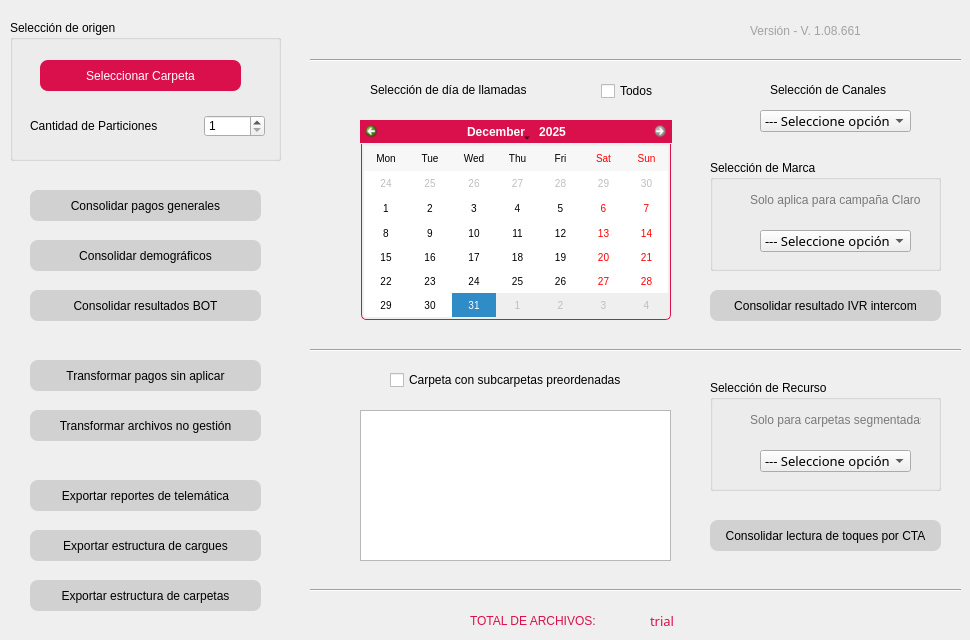
      <widget class="QWidget" name="tab">
       <attribute name="title">
        <string>Consolidado de Archivos</string>
       </attribute>
       <widget class="QPushButton" name="pushButton_Partitions_BD_2">
        <property name="geometry">
         <rect>
          <x>30</x>
          <y>480</y>
          <width>231</width>
          <height>31</height>
         </rect>
        </property>
        <property name="styleSheet">
         <string notr="true">QPushButton
{
	border-radius:8px;
	color: rgb(0, 0, 0);
	background-color: rgb(209, 209, 209);
}
QPushButton:Hover
{
	color: rgb(255, 255, 255);
	background-color: rgb(217, 16, 76);
}
QPushButton:pressed
{
	color: rgb(255, 255, 255);
	background-color: rgb(0, 0, 0);
}
</string>
        </property>
        <property name="text">
         <string>Exportar reportes de telemática</string>
        </property>
        <property name="default">
         <bool>false</bool>
        </property>
       </widget>
       <widget class="QGroupBox" name="Group_Selection_Starter_3">
        <property name="geometry">
         <rect>
          <x>10</x>
          <y>20</y>
          <width>271</width>
          <height>141</height>
         </rect>
        </property>
        <property name="styleSheet">
         <string notr="true">font: 63 10pt &quot;Bahnschrift SemiBold&quot;;</string>
        </property>
        <property name="title">
         <string>Selección de origen</string>
        </property>
        <widget class="QPushButton" name="pushButton_Select_File_3">
         <property name="geometry">
          <rect>
           <x>30</x>
           <y>40</y>
           <width>201</width>
           <height>31</height>
          </rect>
         </property>
         <property name="styleSheet">
          <string notr="true">QPushButton
{
	border-radius:8px;
	color: rgb(255, 255, 255);
	background-color: rgb(217, 16, 76);
}
QPushButton:Hover
{
	color: rgb(255, 255, 255);
	background-color: rgb(94, 94, 94);
}
QPushButton:pressed
{
	color: rgb(255, 255, 255);
	background-color: rgb(0, 0, 0);
}
</string>
         </property>
         <property name="text">
          <string>Seleccionar Carpeta</string>
         </property>
         <property name="default">
          <bool>false</bool>
         </property>
        </widget>
        <widget class="QSpinBox" name="spinBox_Partitions_3">
         <property name="geometry">
          <rect>
           <x>194</x>
           <y>95</y>
           <width>61</width>
           <height>22</height>
          </rect>
         </property>
         <property name="minimum">
          <number>1</number>
         </property>
         <property name="maximum">
          <number>50</number>
         </property>
        </widget>
        <widget class="QLabel" name="label_Partitions_3">
         <property name="geometry">
          <rect>
           <x>20</x>
           <y>90</y>
           <width>168</width>
           <height>31</height>
          </rect>
         </property>
         <property name="styleSheet">
          <string notr="true">font: 63 10pt &quot;Bahnschrift SemiBold&quot;;</string>
         </property>
         <property name="text">
          <string>Cantidad de Particiones           </string>
         </property>
        </widget>
       </widget>
       <widget class="QPushButton" name="pushButton_Partitions_BD_3">
        <property name="geometry">
         <rect>
          <x>30</x>
          <y>190</y>
          <width>231</width>
          <height>31</height>
         </rect>
        </property>
        <property name="styleSheet">
         <string notr="true">QPushButton
{
	border-radius:8px;
	color: rgb(0, 0, 0);
	background-color: rgb(209, 209, 209);
}
QPushButton:Hover
{
	color: rgb(255, 255, 255);
	background-color: rgb(217, 16, 76);
}
QPushButton:pressed
{
	color: rgb(255, 255, 255);
	background-color: rgb(0, 0, 0);
}
</string>
        </property>
        <property name="text">
         <string>Consolidar pagos generales</string>
        </property>
        <property name="default">
         <bool>false</bool>
        </property>
       </widget>
       <widget class="QPushButton" name="pushButton_Partitions_BD_4">
        <property name="geometry">
         <rect>
          <x>30</x>
          <y>290</y>
          <width>231</width>
          <height>31</height>
         </rect>
        </property>
        <property name="styleSheet">
         <string notr="true">QPushButton
{
	border-radius:8px;
	color: rgb(0, 0, 0);
	background-color: rgb(209, 209, 209);
}
QPushButton:Hover
{
	color: rgb(255, 255, 255);
	background-color: rgb(217, 16, 76);
}
QPushButton:pressed
{
	color: rgb(255, 255, 255);
	background-color: rgb(0, 0, 0);
}
</string>
        </property>
        <property name="text">
         <string>Consolidar resultados BOT</string>
        </property>
        <property name="default">
         <bool>false</bool>
        </property>
       </widget>
       <widget class="QPushButton" name="pushButton_Partitions_BD_5">
        <property name="geometry">
         <rect>
          <x>30</x>
          <y>240</y>
          <width>231</width>
          <height>31</height>
         </rect>
        </property>
        <property name="styleSheet">
         <string notr="true">QPushButton
{
	border-radius:8px;
	color: rgb(0, 0, 0);
	background-color: rgb(209, 209, 209);
}
QPushButton:Hover
{
	color: rgb(255, 255, 255);
	background-color: rgb(217, 16, 76);
}
QPushButton:pressed
{
	color: rgb(255, 255, 255);
	background-color: rgb(0, 0, 0);
}
</string>
        </property>
        <property name="text">
         <string>Consolidar demográficos</string>
        </property>
        <property name="default">
         <bool>false</bool>
        </property>
       </widget>
       <widget class="QLabel" name="label_LOGO_3">
        <property name="geometry">
         <rect>
          <x>420</x>
          <y>15</y>
          <width>109</width>
          <height>31</height>
         </rect>
        </property>
        <property name="text">
         <string/>
        </property>
        <property name="pixmap">
         <pixmap>../resources/ico/Logo_Label.png</pixmap>
        </property>
        <property name="scaledContents">
         <bool>true</bool>
        </property>
       </widget>
       <widget class="QLabel" name="label_Version_Control_3">
        <property name="geometry">
         <rect>
          <x>750</x>
          <y>20</y>
          <width>201</width>
          <height>21</height>
         </rect>
        </property>
        <property name="styleSheet">
         <string notr="true">color: rgb(162, 162, 162);
font: italic 10pt &quot;MS Sans Serif&quot;;</string>
        </property>
        <property name="text">
         <string>Versión - V. 1.08.661</string>
        </property>
       </widget>
       <widget class="Line" name="line_Vertical_Tittle_2">
        <property name="geometry">
         <rect>
          <x>310</x>
          <y>50</y>
          <width>651</width>
          <height>20</height>
         </rect>
        </property>
        <property name="orientation">
         <enum>Qt::Horizontal</enum>
        </property>
       </widget>
       <widget class="QPushButton" name="pushButton_Partitions_BD_9">
        <property name="geometry">
         <rect>
          <x>710</x>
          <y>290</y>
          <width>231</width>
          <height>31</height>
         </rect>
        </property>
        <property name="styleSheet">
         <string notr="true">QPushButton
{
	border-radius:8px;
	color: rgb(0, 0, 0);
	background-color: rgb(209, 209, 209);
}
QPushButton:Hover
{
	color: rgb(255, 255, 255);
	background-color: rgb(217, 16, 76);
}
QPushButton:pressed
{
	color: rgb(255, 255, 255);
	background-color: rgb(0, 0, 0);
}
</string>
        </property>
        <property name="text">
         <string>Consolidar resultado IVR intercom</string>
        </property>
        <property name="default">
         <bool>false</bool>
        </property>
       </widget>
       <widget class="QComboBox" name="comboBox_Benefits_2">
        <property name="geometry">
         <rect>
          <x>760</x>
          <y>110</y>
          <width>151</width>
          <height>22</height>
         </rect>
        </property>
        <property name="font">
         <font>
          <family>Bahnschrift Light</family>
          <pointsize>10</pointsize>
          <weight>3</weight>
          <italic>false</italic>
          <bold>false</bold>
         </font>
        </property>
        <property name="styleSheet">
         <string notr="true">font: 25 10pt &quot;Bahnschrift Light&quot;;</string>
        </property>
        <item>
         <property name="text">
          <string>--- Seleccione opción</string>
         </property>
        </item>
        <item>
         <property name="text">
          <string>Transaccionales</string>
         </property>
        </item>
        <item>
         <property name="text">
          <string>IVR Intercom</string>
         </property>
        </item>
        <item>
         <property name="text">
          <string>Todo</string>
         </property>
        </item>
       </widget>
       <widget class="QLabel" name="label_Benefits_2">
        <property name="geometry">
         <rect>
          <x>770</x>
          <y>80</y>
          <width>131</width>
          <height>20</height>
         </rect>
        </property>
        <property name="styleSheet">
         <string notr="true">/*color: rgb(217, 16, 76);*/
font: 63 10pt &quot;Bahnschrift SemiBold&quot;;</string>
        </property>
        <property name="text">
         <string>Selección de Canales</string>
        </property>
       </widget>
       <widget class="QGroupBox" name="Group_Selection_Starter_6">
        <property name="geometry">
         <rect>
          <x>710</x>
          <y>160</y>
          <width>231</width>
          <height>111</height>
         </rect>
        </property>
        <property name="styleSheet">
         <string notr="true">font: 63 10pt &quot;Bahnschrift SemiBold&quot;;</string>
        </property>
        <property name="title">
         <string>Selección de Marca</string>
        </property>
        <widget class="QLabel" name="label_Benefits_3">
         <property name="geometry">
          <rect>
           <x>40</x>
           <y>30</y>
           <width>171</width>
           <height>20</height>
          </rect>
         </property>
         <property name="styleSheet">
          <string notr="true">/*color: rgb(217, 16, 76);*/
font: 63 10pt &quot;Bahnschrift&quot;;
color: rgb(121, 121, 121);</string>
         </property>
         <property name="text">
          <string>Solo aplica para campaña Claro</string>
         </property>
        </widget>
        <widget class="QComboBox" name="comboBox_Benefits_3">
         <property name="geometry">
          <rect>
           <x>50</x>
           <y>70</y>
           <width>151</width>
           <height>22</height>
          </rect>
         </property>
         <property name="font">
          <font>
           <family>Bahnschrift Light</family>
           <pointsize>10</pointsize>
           <weight>3</weight>
           <italic>false</italic>
           <bold>false</bold>
          </font>
         </property>
         <property name="styleSheet">
          <string notr="true">font: 25 10pt &quot;Bahnschrift Light&quot;;</string>
         </property>
         <item>
          <property name="text">
           <string>--- Seleccione opción</string>
          </property>
         </item>
         <item>
          <property name="text">
           <string>Todo</string>
          </property>
         </item>
         <item>
          <property name="text">
           <string>0</string>
          </property>
         </item>
         <item>
          <property name="text">
           <string>30</string>
          </property>
         </item>
         <item>
          <property name="text">
           <string>60</string>
          </property>
         </item>
         <item>
          <property name="text">
           <string>90</string>
          </property>
         </item>
         <item>
          <property name="text">
           <string>120</string>
          </property>
         </item>
         <item>
          <property name="text">
           <string>150</string>
          </property>
         </item>
         <item>
          <property name="text">
           <string>180</string>
          </property>
         </item>
         <item>
          <property name="text">
           <string>210</string>
          </property>
         </item>
         <item>
          <property name="text">
           <string>castigo</string>
          </property>
         </item>
         <item>
          <property name="text">
           <string>churn</string>
          </property>
         </item>
         <item>
          <property name="text">
           <string>potencial</string>
          </property>
         </item>
         <item>
          <property name="text">
           <string>potencial a castigar</string>
          </property>
         </item>
         <item>
          <property name="text">
           <string>prechurn</string>
          </property>
         </item>
         <item>
          <property name="text">
           <string>prepotencial</string>
          </property>
         </item>
         <item>
          <property name="text">
           <string>preprovision</string>
          </property>
         </item>
         <item>
          <property name="text">
           <string>provision</string>
          </property>
         </item>
        </widget>
       </widget>
       <widget class="QCalendarWidget" name="calendarWidget_2">
        <property name="enabled">
         <bool>true</bool>
        </property>
        <property name="geometry">
         <rect>
          <x>360</x>
          <y>120</y>
          <width>312</width>
          <height>201</height>
         </rect>
        </property>
        <property name="minimumSize">
         <size>
          <width>312</width>
          <height>180</height>
         </size>
        </property>
        <property name="font">
         <font>
          <italic>false</italic>
         </font>
        </property>
        <property name="focusPolicy">
         <enum>Qt::ClickFocus</enum>
        </property>
        <property name="contextMenuPolicy">
         <enum>Qt::DefaultContextMenu</enum>
        </property>
        <property name="styleSheet">
         <string notr="true">#qt_calendar_navigationbar{

	background-color: rgb(217, 16, 76);
}

#qt_calendar_prevmonth,
#qt_calendar_nextmonth{
border: none;
qproperty-icon: none;

min-width:13 px;
max-width:13 px;
min-height:13 px;
max-height: 13 px;

border-radius: 5px;

background-color: transparent;
padding: 5px

}

#qt_calendar_prevmonth{
	margin-right: 5px;
	image: url(:/Ico_Calendar/ico/Right.png);
}
#qt_calendar_nextmonth{
	margin-left: 5px;
	image: url(:/Ico_Calendar/ico/Left.png);
}

#qt_calendar_prevmonth:hover,
#qt_calendar_nextmonth:hover{
	background-color: rgb(0, 0, 0);
}

#qt_calendar_prevmonth:pressed,
#qt_calendar_nextmonth:pressed{
	background-color: rgb(0, 0, 0);
}

#qt_calendar_calendarview{

	border: 1px solid #d9104c;
	border-top: 0px;
	border-bottom-left-radius: 5px;
	border-bottom-right-radius: 5px;
    font-size: 10px; 
	padding: 2px;
    margin: 1px;

}

#qt_calendar_calendarview::item:hover{
	border-radius: 5px;
	color: rgb(255, 255, 255);
	background-color: #d9104c;
}

#qt_calendar_calendarview::item:selected{
	border-radius: 5px;
	background-color: #d9104c;
}
</string>
        </property>
        <property name="minimumDate">
         <date>
          <year>2024</year>
          <month>2</month>
          <day>1</day>
         </date>
        </property>
        <property name="maximumDate">
         <date>
          <year>2025</year>
          <month>12</month>
          <day>31</day>
         </date>
        </property>
        <property name="gridVisible">
         <bool>false</bool>
        </property>
        <property name="verticalHeaderFormat">
         <enum>QCalendarWidget::NoVerticalHeader</enum>
        </property>
        <property name="dateEditAcceptDelay">
         <number>1500</number>
        </property>
       </widget>
       <widget class="QCheckBox" name="checkBox_ALL_DATES_FLP_3">
        <property name="geometry">
         <rect>
          <x>601</x>
          <y>81</y>
          <width>61</width>
          <height>20</height>
         </rect>
        </property>
        <property name="text">
         <string>Todos</string>
        </property>
       </widget>
       <widget class="QLabel" name="label_Dates_FLP_3">
        <property name="geometry">
         <rect>
          <x>370</x>
          <y>80</y>
          <width>241</width>
          <height>20</height>
         </rect>
        </property>
        <property name="styleSheet">
         <string notr="true">font: 63 10pt &quot;Bahnschrift SemiBold&quot;;</string>
        </property>
        <property name="text">
         <string>Selección de día de llamadas         </string>
        </property>
       </widget>
       <widget class="Line" name="line_Vertical_Tittle_4">
        <property name="geometry">
         <rect>
          <x>310</x>
          <y>340</y>
          <width>651</width>
          <height>20</height>
         </rect>
        </property>
        <property name="orientation">
         <enum>Qt::Horizontal</enum>
        </property>
       </widget>
       <widget class="QLabel" name="label_Total_Registers_5">
        <property name="geometry">
         <rect>
          <x>470</x>
          <y>610</y>
          <width>161</width>
          <height>21</height>
         </rect>
        </property>
        <property name="styleSheet">
         <string notr="true">color: rgb(217, 16, 76);
font: 87 9pt &quot;Arial Black&quot;;</string>
        </property>
        <property name="text">
         <string>TOTAL DE ARCHIVOS:</string>
        </property>
       </widget>
       <widget class="QLabel" name="label_Total_Registers_6">
        <property name="geometry">
         <rect>
          <x>650</x>
          <y>610</y>
          <width>111</width>
          <height>21</height>
         </rect>
        </property>
        <property name="font">
         <font>
          <family>Arial Black</family>
          <pointsize>10</pointsize>
          <weight>10</weight>
          <italic>false</italic>
          <bold>false</bold>
         </font>
        </property>
        <property name="styleSheet">
         <string notr="true">color: rgb(217, 16, 76);
font: 87 10pt &quot;Arial Black&quot;;</string>
        </property>
        <property name="text">
         <string>trial</string>
        </property>
       </widget>
       <widget class="Line" name="line_Vertical_5">
        <property name="geometry">
         <rect>
          <x>310</x>
          <y>580</y>
          <width>651</width>
          <height>20</height>
         </rect>
        </property>
        <property name="orientation">
         <enum>Qt::Horizontal</enum>
        </property>
       </widget>
       <widget class="QPushButton" name="pushButton_Partitions_BD_27">
        <property name="geometry">
         <rect>
          <x>30</x>
          <y>360</y>
          <width>231</width>
          <height>31</height>
         </rect>
        </property>
        <property name="styleSheet">
         <string notr="true">QPushButton
{
	border-radius:8px;
	color: rgb(0, 0, 0);
	background-color: rgb(209, 209, 209);
}
QPushButton:Hover
{
	color: rgb(255, 255, 255);
	background-color: rgb(217, 16, 76);
}
QPushButton:pressed
{
	color: rgb(255, 255, 255);
	background-color: rgb(0, 0, 0);
}
</string>
        </property>
        <property name="text">
         <string>Transformar pagos sin aplicar</string>
        </property>
        <property name="default">
         <bool>false</bool>
        </property>
       </widget>
       <widget class="QPushButton" name="pushButton_Partitions_BD_28">
        <property name="geometry">
         <rect>
          <x>30</x>
          <y>410</y>
          <width>231</width>
          <height>31</height>
         </rect>
        </property>
        <property name="styleSheet">
         <string notr="true">QPushButton
{
	border-radius:8px;
	color: rgb(0, 0, 0);
	background-color: rgb(209, 209, 209);
}
QPushButton:Hover
{
	color: rgb(255, 255, 255);
	background-color: rgb(217, 16, 76);
}
QPushButton:pressed
{
	color: rgb(255, 255, 255);
	background-color: rgb(0, 0, 0);
}
</string>
        </property>
        <property name="text">
         <string>Transformar archivos no gestión</string>
        </property>
        <property name="default">
         <bool>false</bool>
        </property>
       </widget>
       <widget class="QPushButton" name="pushButton_Partitions_BD_29">
        <property name="geometry">
         <rect>
          <x>30</x>
          <y>530</y>
          <width>231</width>
          <height>31</height>
         </rect>
        </property>
        <property name="styleSheet">
         <string notr="true">QPushButton
{
	border-radius:8px;
	color: rgb(0, 0, 0);
	background-color: rgb(209, 209, 209);
}
QPushButton:Hover
{
	color: rgb(255, 255, 255);
	background-color: rgb(217, 16, 76);
}
QPushButton:pressed
{
	color: rgb(255, 255, 255);
	background-color: rgb(0, 0, 0);
}
</string>
        </property>
        <property name="text">
         <string>Exportar estructura de cargues</string>
        </property>
        <property name="default">
         <bool>false</bool>
        </property>
       </widget>
       <widget class="QGroupBox" name="Group_Selection_Starter_7">
        <property name="geometry">
         <rect>
          <x>710</x>
          <y>380</y>
          <width>231</width>
          <height>111</height>
         </rect>
        </property>
        <property name="styleSheet">
         <string notr="true">font: 63 10pt &quot;Bahnschrift SemiBold&quot;;</string>
        </property>
        <property name="title">
         <string>Selección de Recurso</string>
        </property>
        <widget class="QLabel" name="label_Benefits_4">
         <property name="geometry">
          <rect>
           <x>40</x>
           <y>30</y>
           <width>171</width>
           <height>20</height>
          </rect>
         </property>
         <property name="styleSheet">
          <string notr="true">/*color: rgb(217, 16, 76);*/
font: 63 10pt &quot;Bahnschrift&quot;;
color: rgb(121, 121, 121);</string>
         </property>
         <property name="text">
          <string>Solo para carpetas segmentadas</string>
         </property>
        </widget>
        <widget class="QComboBox" name="comboBox_Benefits_4">
         <property name="geometry">
          <rect>
           <x>50</x>
           <y>70</y>
           <width>151</width>
           <height>22</height>
          </rect>
         </property>
         <property name="font">
          <font>
           <family>Bahnschrift Light</family>
           <pointsize>10</pointsize>
           <weight>3</weight>
           <italic>false</italic>
           <bold>false</bold>
          </font>
         </property>
         <property name="styleSheet">
          <string notr="true">font: 25 10pt &quot;Bahnschrift Light&quot;;</string>
         </property>
         <item>
          <property name="text">
           <string>--- Seleccione opción</string>
          </property>
         </item>
         <item>
          <property name="text">
           <string>BOT</string>
          </property>
         </item>
         <item>
          <property name="text">
           <string>EMAIL</string>
          </property>
         </item>
         <item>
          <property name="text">
           <string>IVR</string>
          </property>
         </item>
         <item>
          <property name="text">
           <string>SMS</string>
          </property>
         </item>
        </widget>
       </widget>
       <widget class="QCheckBox" name="checkBox_ALL_DATES_FLP_4">
        <property name="geometry">
         <rect>
          <x>390</x>
          <y>370</y>
          <width>251</width>
          <height>20</height>
         </rect>
        </property>
        <property name="text">
         <string>Carpeta con subcarpetas preordenadas</string>
        </property>
       </widget>
       <widget class="QPushButton" name="pushButton_Partitions_BD_10">
        <property name="geometry">
         <rect>
          <x>710</x>
          <y>520</y>
          <width>231</width>
          <height>31</height>
         </rect>
        </property>
        <property name="styleSheet">
         <string notr="true">QPushButton
{
	border-radius:8px;
	color: rgb(0, 0, 0);
	background-color: rgb(209, 209, 209);
}
QPushButton:Hover
{
	color: rgb(255, 255, 255);
	background-color: rgb(217, 16, 76);
}
QPushButton:pressed
{
	color: rgb(255, 255, 255);
	background-color: rgb(0, 0, 0);
}
</string>
        </property>
        <property name="text">
         <string>Consolidar lectura de toques por CTA</string>
        </property>
        <property name="default">
         <bool>false</bool>
        </property>
       </widget>
       <widget class="QGraphicsView" name="graphicsView_2">
        <property name="geometry">
         <rect>
          <x>360</x>
          <y>410</y>
          <width>311</width>
          <height>151</height>
         </rect>
        </property>
       </widget>
       <widget class="QPushButton" name="pushButton_Partitions_BD_31">
        <property name="geometry">
         <rect>
          <x>30</x>
          <y>580</y>
          <width>231</width>
          <height>31</height>
         </rect>
        </property>
        <property name="styleSheet">
         <string notr="true">QPushButton
{
	border-radius:8px;
	color: rgb(0, 0, 0);
	background-color: rgb(209, 209, 209);
}
QPushButton:Hover
{
	color: rgb(255, 255, 255);
	background-color: rgb(217, 16, 76);
}
QPushButton:pressed
{
	color: rgb(255, 255, 255);
	background-color: rgb(0, 0, 0);
}
</string>
        </property>
        <property name="text">
         <string>Exportar estructura de carpetas</string>
        </property>
        <property name="default">
         <bool>false</bool>
        </property>
       </widget>
       <widget class="QLabel" name="label_LOGO_12">
        <property name="geometry">
         <rect>
          <x>400</x>
          <y>430</y>
          <width>241</width>
          <height>111</height>
         </rect>
        </property>
        <property name="text">
         <string/>
        </property>
        <property name="pixmap">
         <pixmap>../resources/Structure_Folder.png</pixmap>
        </property>
        <property name="scaledContents">
         <bool>true</bool>
        </property>
       </widget>
      </widget>
